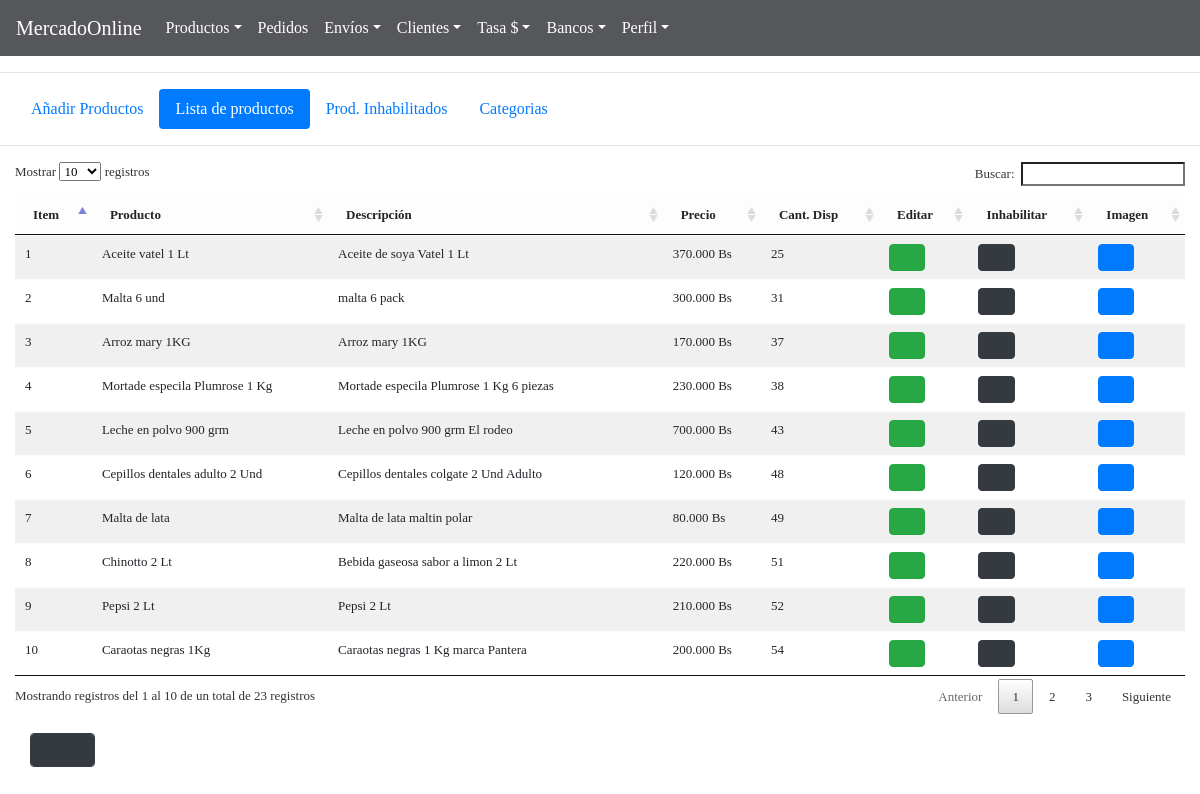
The page /BackAdmin/index.php?action=productList (signed in) on the database its author committed.
### tables this page shows
CREATE TABLE `productos` (
  `id` int(11) NOT NULL,
  `title` text NOT NULL,
  `description` text NOT NULL,
  `price` decimal(11,2) NOT NULL,
  `cant` int(11) NOT NULL,
  `route` text NOT NULL,
  `enable` int(11) NOT NULL
);

### BackAdmin/models/connection.php (called while the page is built)
<?php
class connection{
	 public static function connect(){
	 	$link = new PDO("mysql:host=localhost;dbname=mercadoonline","root","");
	 	return $link;
	 }
}

### BackAdmin/models/productModel.php (called while the page is built, shortened)
<?php
require_once "connection.php";
 class productsModel{
 			public static function viewsProductsModel($table){
 			$stmt = connection::connect()->prepare("SELECT id,title, description, price, cant, route,enable FROM $table WHERE enable = 0 ORDER BY cant ASC");
		 	$stmt -> execute();
		 	return $stmt->fetchAll();
 			  }
 }

### BackAdmin/controllers/controllerPage.php (called while the page is built)
<?php
class page{
 public static function template(){
 			include "views/template.php";
 		}
 public static function pageConnectController(){
if (isset( $_GET["action"])) {
	 	$controllerPage = $_GET["action"];
}
else{
	$controllerPage ="index";
}
 	$answer = pageModel::pageConnectModel($controllerPage);
 	include $answer;
 }
}

### BackAdmin/controllers/productController.php (the view, shortened to what this page needs)
<?php
class productsController{
	 public static function viewsProductsController(){
	 		$answer = productsModel::viewsProductsModel("productos");
	 		foreach ($answer as $row =>$item) {
	 				$row = $row + 1;
	 				if ($item["cant"]<=10) {
	 					$alert = "style=background:#FC754D";
	 				}elseif ($item["cant"]<=20 and $item["cant"] >10) {
	 					$alert = "style=background:#FFC9B9";
	 				}
	 				else{
	 							$alert = "";
	 				}
	 echo '<tr>
	 			<td '.$alert.'>'.$row.'</td>
				<td '.$alert.'>'.$item["title"].'</td>
				<td '.$alert.'>'.$item["description"].'</td>
				<td '.$alert.'>'.number_format($item["price"], 0, ",", ".").' Bs</td>
				<td '.$alert.'>'.$item["cant"].'</td>
				<td '.$alert.'><a href="#edit'.$row.'"  data-toggle="modal">
				<button class="btn btn-success fa fa-pencil"></button></a>
				<div class="modal fade" id="edit'.$row.'" tabindex="-1" role="dialog" aria-labelledby="myModalLabel" ariahidden="true">
				<input type="text" class="form-control" value="'.$row.'" readonly>
				<input type="text" class="form-control" value="'.$item["id"].'" name="updateProductId" readonly>
				<input type="text" class="form-control" value="'.$item["title"].'" name="updateProductTitle">
				<input type="text" class="form-control" value="'.$item["description"].'" name="updateProductDescription">
				<input type="text" class="form-control" value="'.$item["price"].'" name="updateProductPrice">
				<input type="number" class="form-control" value="'.$item["cant"].'" name="updateProductCant">
				<input  style= "display:none"  type= "text" class="form-control" value="'.$item["route"].'" readonly name="productRoute">
				<input style= "display:none" type="text" class="form-control" value="'.$item["enable"].'" readonly name="productEnable">
				</td>
 				<form method="post" enctype="multipart/form-data">
				<td '.$alert.'><a href="#enable'.$row.'"  data-toggle="modal">
				<button class="btn btn-dark fa fa-eye"></button></a>
				<div class="modal fade" id="enable'.$row.'" tabindex="-1" role="dialog" aria-labelledby="myModalLabel" ariahidden="true">
				<input type="text" class="form-control" value="'.$item["id"].'" name="enableProductId" style="display:none">
				</td>
				</Form>
				<td '.$alert.'><a href="#image'.$row.'"  data-toggle="modal">
				<button class="btn btn-primary fa fa-image"></button></a>
				<div class="modal fade" id="image'.$row.'" tabindex="-1" role="dialog" aria-labelledby="myModalLabel" ariahidden="true">
				<img class="img-size"  style="width:250px"  src="views/img/'.substr($item["route"],10).'">
				</td>
				</tr>
				';
				}
	 }
}
?>

### BackAdmin/views/css/style.css (style rules this page uses)
* { margin: 0; padding: 0; list-style: none; text-decoration: none; font-family:"Pavanam-Regular"; }
body { text-align: center; margin: 0%; }

### rows shown on the page
productos: title "Aceite vatel 1 Lt", description "Aceite de soya Vatel 1 Lt", price "370.000", cant "25"
productos: title "Malta 6 und", description "malta 6 pack", price "300.000", cant "31"
productos: title "Arroz mary 1KG", description "Arroz mary 1KG", price "170.000", cant "37"
productos: title "Mortade especila Plumrose 1 Kg", description "Mortade especila Plumrose 1 Kg 6 piezas", price "230.000", cant "38"
productos: title "Leche en polvo 900 grm", description "Leche en polvo 900 grm El rodeo", price "700.000", cant "43"
productos: title "Cepillos dentales adulto 2 Und", description "Cepillos dentales colgate 2 Und Adulto", price "120.000", cant "48"
productos: title "Malta de lata", description "Malta de lata maltin polar", price "80.000", cant "49"
productos: title "Chinotto 2 Lt", description "Bebida gaseosa sabor a limon 2 Lt", price "220.000", cant "51"
productos: title "Pepsi 2 Lt", description "Pepsi 2 Lt", price "210.000", cant "52"
productos: title "Caraotas negras 1Kg", description "Caraotas negras 1 Kg marca Pantera", price "200.000", cant "54"
